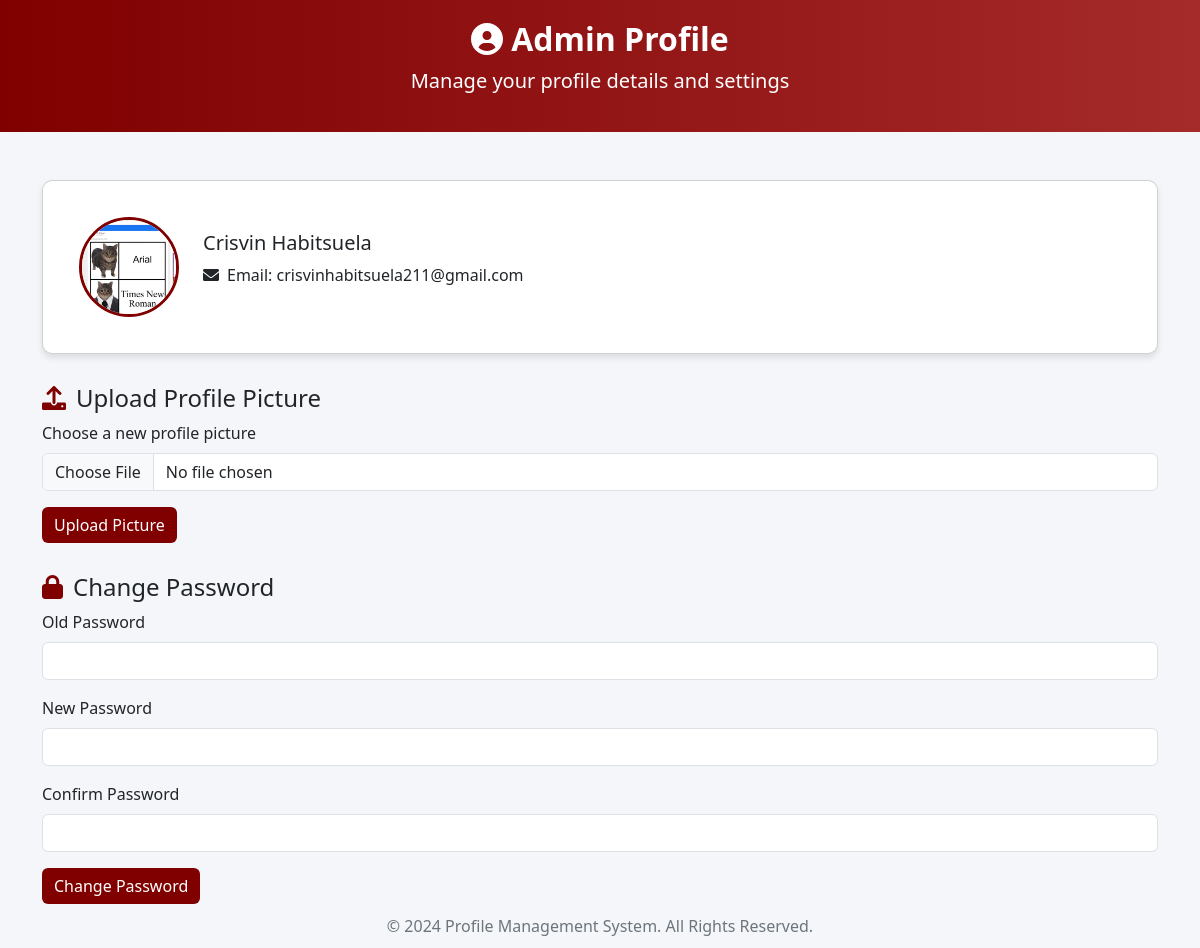
Screenshot of /admin_profile.php (signed in) with the database file from the repository.
### tables this page shows
CREATE TABLE `users` (
  `id` int(11) NOT NULL,
  `password` varchar(255) NOT NULL,
  `role` enum('admin','instructor','student') NOT NULL,
  `first_name` varchar(50) NOT NULL,
  `last_name` varchar(50) NOT NULL,
  `email` varchar(100) NOT NULL,
  `status` enum('pending','approved') NOT NULL DEFAULT 'approved',
  `department` varchar(255) NOT NULL,
  `verification_token` varchar(64) DEFAULT NULL,
  `email_verified` tinyint(1) DEFAULT 0,
  `reset_token` varchar(255) DEFAULT NULL,
  `profile_picture` varchar(255) DEFAULT NULL,
  `passwords` varchar(255) DEFAULT NULL,
  `token_expiry` datetime NOT NULL
);

### admin_profile.php (the view, shortened to what this page needs)
<?php
include 'config.php';
$user_id = $_SESSION['user_id'];
$query = $conn->prepare("SELECT first_name, last_name, email, profile_picture FROM users WHERE id = ?");
$query->bind_param("i", $user_id);
$query->execute();
$result = $query->get_result();
$admin = $result->fetch_assoc();
$admin_name = $admin['first_name'] . ' ' . $admin['last_name'];
$email = $admin['email'];
$profile_picture = $admin['profile_picture'] ?: 'default.png';
?>
<!DOCTYPE html>
<html lang="en">
<head>
    <link href="https://cdn.jsdelivr.net/npm/bootstrap@5.3.0-alpha1/dist/css/bootstrap.min.css" rel="stylesheet">
    <link href="https://cdnjs.cloudflare.com/ajax/libs/font-awesome/6.0.0-beta3/css/all.min.css" rel="stylesheet">
</head>
<body>
<div class="header">
    <h2><i class="fas fa-user-circle me-2"></i>Admin Profile</h2>
    <p class="lead">Manage your profile details and settings</p>
</div>
<div class="container mt-5">
    <div class="card profile-card mb-4">
        <div class="card-body d-flex align-items-center">
            <img src="uploads/<?php echo htmlspecialchars($profile_picture); ?>" alt="Profile Picture" class="profile-pic me-4">
            <div>
                <h5><?php echo htmlspecialchars($admin_name); ?></h5>
                <p><i class="fas fa-envelope me-2"></i>Email: <?php echo htmlspecialchars($email); ?></p>
            </div>
        </div>
    </div>
    <div class="upload-section">
        <h4><i class="fas fa-upload section-icon"></i>Upload Profile Picture</h4>
        <form method="POST" enctype="multipart/form-data">
            <div class="mb-3">
                <label for="profile_picture" class="form-label">Choose a new profile picture</label>
                <input type="file" class="form-control" id="profile_picture" name="profile_picture" accept="image/*" required>
            </div>
            <button type="submit" class="btn btn-maroon">Upload Picture</button>
        </form>
    </div>
    <div class="password-section">
        <h4><i class="fas fa-lock section-icon"></i>Change Password</h4>
        <form method="POST" action="">
            <div class="mb-3">
                <label for="old_password" class="form-label">Old Password</label>
                <input type="password" class="form-control" id="old_password" name="old_password" required>
            </div>
            <div class="mb-3">
                <label for="new_password" class="form-label">New Password</label>
                <input type="password" class="form-control" id="new_password" name="new_password" required>
            </div>
            <div class="mb-3">
                <label for="confirm_password" class="form-label">Confirm Password</label>
                <input type="password" class="form-control" id="confirm_password" name="confirm_password" required>
            </div>
            <button type="submit" class="btn btn-maroon">Change Password</button>
        </form>
    </div>
</div>
<footer>
    &copy; <?php echo date('Y'); ?> Profile Management System. All Rights Reserved.
</footer>
</body>
</html>

### admin_profile.php (style rules this page uses)
:root { --maroon: #800000; --maroon-light: #a52a2a; --maroon-dark: #5c0000; --white: #ffffff; --light-gray: #f4f6f9; --dark-gray: #6c757d; }
body { background-color: var(--light-gray); font-family: 'Segoe UI', Tahoma, Geneva, Verdana, sans-serif; }
.header { background: linear-gradient(to right, var(--maroon), var(--maroon-light)); color: var(--white); padding: 20px 0; text-align: center; margin-bottom: 30px; }
.header h2 { font-size: 2rem; font-weight: bold; }
.card { background-color: var(--white); border-radius: 10px; box-shadow: 0 4px 6px rgba(0, 0, 0, 0.1); margin-bottom: 30px; padding: 20px; }
.profile-pic { width: 100px; height: 100px; border-radius: 50%; object-fit: cover; border: 3px solid var(--maroon); }
.btn-maroon { background-color: var(--maroon); color: var(--white); border: none; }
label { font-weight: 500; }
.upload-section, .password-section { margin-top: 30px; }
footer { background-color: var(--light-gray); color: var(--dark-gray); padding: 10px 0; text-align: center; }
.section-icon { font-size: 1.5rem; color: var(--maroon); margin-right: 10px; }

### rows the page displays
users: profile_picture (picture), admin_name "Crisvin Habitsuela", email "crisvinhabitsuela211@gmail.com"
